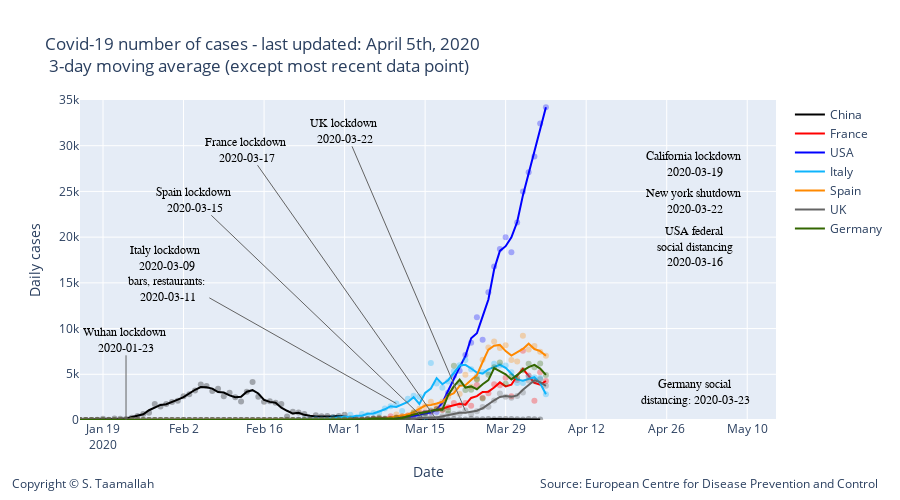

Notebook source saved alongside this figure:
### Code cell
degree = 1
#smooth_italy = smoothTriangle(df_italy['deaths'],degree)

smooth_china = smoothTriangle(df_china['cases'], degree)
smooth_france = smoothTriangle(df_france['cases'], degree)
smooth_italy = smoothTriangle(df_italy['cases'],degree)
smooth_usa = smoothTriangle(df_usa['cases'],degree)
smooth_uk = smoothTriangle(df_uk['cases'],degree)
smooth_germany = smoothTriangle(df_germany['cases'],degree)
smooth_spain = smoothTriangle(df_spain['cases'],degree)
smooth_korea = smoothTriangle(df_korea['cases'],degree)
smooth_netherlandss = smoothTriangle(df_netherlands['cases'],degree)

smooth_china = smooth_3day(df_china['cases'])
smooth_france = smooth_3day(df_france['cases'])
smooth_italy = smooth_3day(df_italy['cases'])
smooth_usa = smooth_3day(df_usa['cases'])
smooth_uk = smooth_3day(df_uk['cases'])
smooth_germany = smooth_3day(df_germany['cases'])
smooth_spain = smooth_3day(df_spain['cases'])
smooth_korea = smooth_3day(df_korea['cases'])
smooth_netherlandss = smooth_3day(df_netherlands['cases'])




# Add traces
trace1 = go.Scatter(
        x=df_china.index, 
        y=df_china['cases'],
        mode='markers',
        name='China daily cases',
        line_color='rgba(0, 0, 0, .3)',
        showlegend=False,
)

trace11 = go.Scatter(
        x=df_china.index, 
        y=smooth_china,
        mode='lines',
        name='China',
        line_color='rgba(0, 0, 0, 1)',
)


trace2 = go.Scatter(
        x=df_france.index, 
        y=df_france['cases'],
        mode='markers',
        name='France',
        line_color='rgba(256, 0, 0, .3)',
        showlegend=False,
)

trace22 = go.Scatter(
        x=df_france.index, 
        y=smooth_france,
        mode='lines',
        name='France',
        line_color='rgba(256, 0, 0, 1)',
)


trace3 = go.Scatter(
        x=df_usa.index, 
        y=df_usa['cases'],
        mode='markers',
        name='USA',
        line_color='rgba(0, 0, 255, .3)',
    showlegend=False,
)

trace33 = go.Scatter(
        x=df_usa.index, 
        y=smooth_usa,
        mode='lines',
        name='USA',
        line_color='rgba(0, 0, 255, 1)',
)
    
    
trace4 = go.Scatter(
        x=df_italy.index, 
        y=df_italy['cases'],
        mode='markers',
        name='Italy',
        line_color='rgba(14, 180, 252, .3)',
    showlegend=False,
)

trace44 = go.Scatter(
        x=df_italy.index, 
        y=smooth_italy,
        mode='lines',
        name='Italy',
        line_color='rgba(14, 180, 252, 1)',
)

trace5 = go.Scatter(
        x=df_spain.index, 
        y=df_spain['cases'],
        mode='markers',
        name='Spain',
        line_color='rgba(255, 137, 0, .3)',
    showlegend=False,
)

trace55 = go.Scatter(
        x=df_spain.index, 
        y=smooth_spain,
        mode='lines',
        name='Spain',
        line_color='rgba(255, 137, 0, 1)',
)


trace6 = go.Scatter(
        x=df_uk.index, 
        y=df_uk['cases'],
        mode='markers',
        name='UK',
        line_color='rgba(100, 100, 100, .3)',
    showlegend=False
)

trace66 = go.Scatter(
        x=df_uk.index, 
        y=smooth_uk,
        mode='lines',
        name='UK',
        line_color='rgba(100, 100, 100, 1)',
)

trace7 = go.Scatter(
        x=df_germany.index, 
        y=df_germany['cases'],
        mode='markers',
        name='Germany',
        line_color='rgba(51, 102, 0, .3)',
    showlegend=False,
)

trace77 = go.Scatter(
        x=df_germany.index, 
        y=smooth_germany,
        mode='lines',
        name='Germany',
        line_color='rgba(51, 102, 0, 1)',
)


data = [trace1,trace11, trace2, trace22, trace3, trace33, trace4, trace44, trace5, trace55, trace6, trace66, trace7, trace77]

layout = go.Layout(
    title="Covid-19 number of cases - last updated: April 5th, 2020 <br> 3-day moving average (except most recent data point)",
    width=900,
    height=500,
    
    # Top left
    xaxis=dict(
        title='Date',
        range=['2020-01-15', '2020-05-15'],
    ),
    yaxis=dict(
        title='Daily cases',
        #type='log',
        range=[0,35000],
        anchor='x'
    ),
    
      annotations=[
        dict(
            x=1.15,
            y=-0.23,
            showarrow=False,
            text='Source: European Centre for Disease Prevention and Control',
            xref='paper',
            yref='paper'
        ),
        
        dict(
            x=-0.1,
            y=-0.23,
            showarrow=False,
            text='Copyright © S. Taamallah ',
            xref='paper',
            yref='paper'
        )
    ],
    
)



fig = go.Figure(data=data, layout=layout)



fig.add_annotation(
        x='2020-01-23',
        y=20,
        xref="x",
        yref="y",
        text="Wuhan lockdown <br> 2020-01-23 ",
        showarrow=True,
        font=dict(
            family="Courier New, monospace",
            size=12,
            color="black"
            ),
        align="center",
        arrowhead=0,
        arrowsize=1,
        arrowwidth=1,
        arrowcolor="#636363",
        ax=0,
        ay=-80,
        #bordercolor="#c7c7c7",
        #borderwidth=2,
        #borderpad=4,
        #bgcolor="#ff7f0e",
        #opacity=0.8
        )


fig.add_annotation(
        x='2020-03-10',
        y=1800,
        xref="x",
        yref="y",
        text="Italy lockdown <br> 2020-03-09 <br> bars, restaurants: <br> 2020-03-11",
        showarrow=True,
        font=dict(
            family="Courier New, monospace",
            size=12,
            color="black"
            ),
        align="center",
        arrowhead=0,
        arrowsize=1,
        arrowwidth=1,
        arrowcolor="#636363",
        ax=-230,
        ay=-130,
        #bordercolor="#c7c7c7",
        #borderwidth=2,
        #borderpad=4,
        #bgcolor="#ff7f0e",
        #opacity=0.8
        )


fig.add_annotation(
            x='2020-03-17',
            y=30,
            text="France lockdown <br> 2020-03-17 ",
            showarrow=True,
            font=dict(
            family="Courier New, monospace",
            size=12,
            color="black",
            ),
        align="center",
        arrowhead=0,
        arrowsize=1,
        arrowwidth=1,
        arrowcolor="#636363",
        ax=-190,
        ay=-270,
)


fig.add_annotation(
            x='2020-03-15',
            y=20,
            text="Spain lockdown <br> 2020-03-15 ",
            showarrow=True,
            font=dict(
            family="Courier New, monospace",
            size=12,
            color="black",
            ),
        align="center",
        arrowhead=0,
        arrowsize=1,
        arrowwidth=1,
        arrowcolor="#636363",
        ax=-230,
        ay=-220,
)


fig.add_annotation(
            x='2020-03-22',
            y=1000,
            text="UK lockdown <br> 2020-03-22 ",
            showarrow=True,
            font=dict(
            family="Courier New, monospace",
            size=12,
            color="black",
            ),
        align="center",
        arrowhead=0,
        arrowsize=1,
        arrowwidth=1,
        arrowcolor="#636363",
        ax=-120,
        ay=-280,
)

fig.add_annotation(
            x='2020-05-01',
            y=3000,
            text="Germany social <br> distancing: 2020-03-23 ",
            showarrow=False,
            font=dict(
            family="Courier New, monospace",
            size=12,
            color="black",
            ),
        align="center",
        arrowhead=0,
        arrowsize=1,
        arrowwidth=1,
        arrowcolor="#636363",
        ax=600,
        ay=-60,
)

fig.add_annotation(
            x='2020-05-01',
            y=19000,
            text="USA federal <br> social distancing <br> 2020-03-16 ",
            showarrow=False,
            font=dict(
            family="Courier New, monospace",
            size=12,
            color="black",
            ),
        align="center",
        arrowhead=0,
        arrowsize=1,
        arrowwidth=1,
        arrowcolor="#636363",
        ax=600,
        ay=-520,
)

fig.add_annotation(
            x='2020-05-01',
            y=24000,
            text="New york shutdown <br> 2020-03-22 ",
            showarrow=False,
            font=dict(
            family="Courier New, monospace",
            size=12,
            color="black",
            ),
        align="center",
        arrowhead=0,
        arrowsize=1,
        arrowwidth=1,
        arrowcolor="#636363",
        ax=600,
        ay=-420,
)



fig.add_annotation(
            x='2020-05-01',
            y=28000,
            text="California lockdown <br> 2020-03-19 ",
            showarrow=False,
            font=dict(
            family="Courier New, monospace",
            size=12,
            color="black",
            ),
        align="center",
        arrowhead=0,
        arrowsize=1,
        arrowwidth=1,
        arrowcolor="#636363",
        ax=600,
        ay=-320,
)

fig.show()
from plotly.offline import plot
plot(fig, filename="STaamallah_covid19_analysis_chart_3_20200405.html", auto_open = False)

#from IPython.display import HTML, display
#display(HTML('STaamallah_covid19_analysis_chart_3_20200403.html'), metadata=dict(isolated=True))
